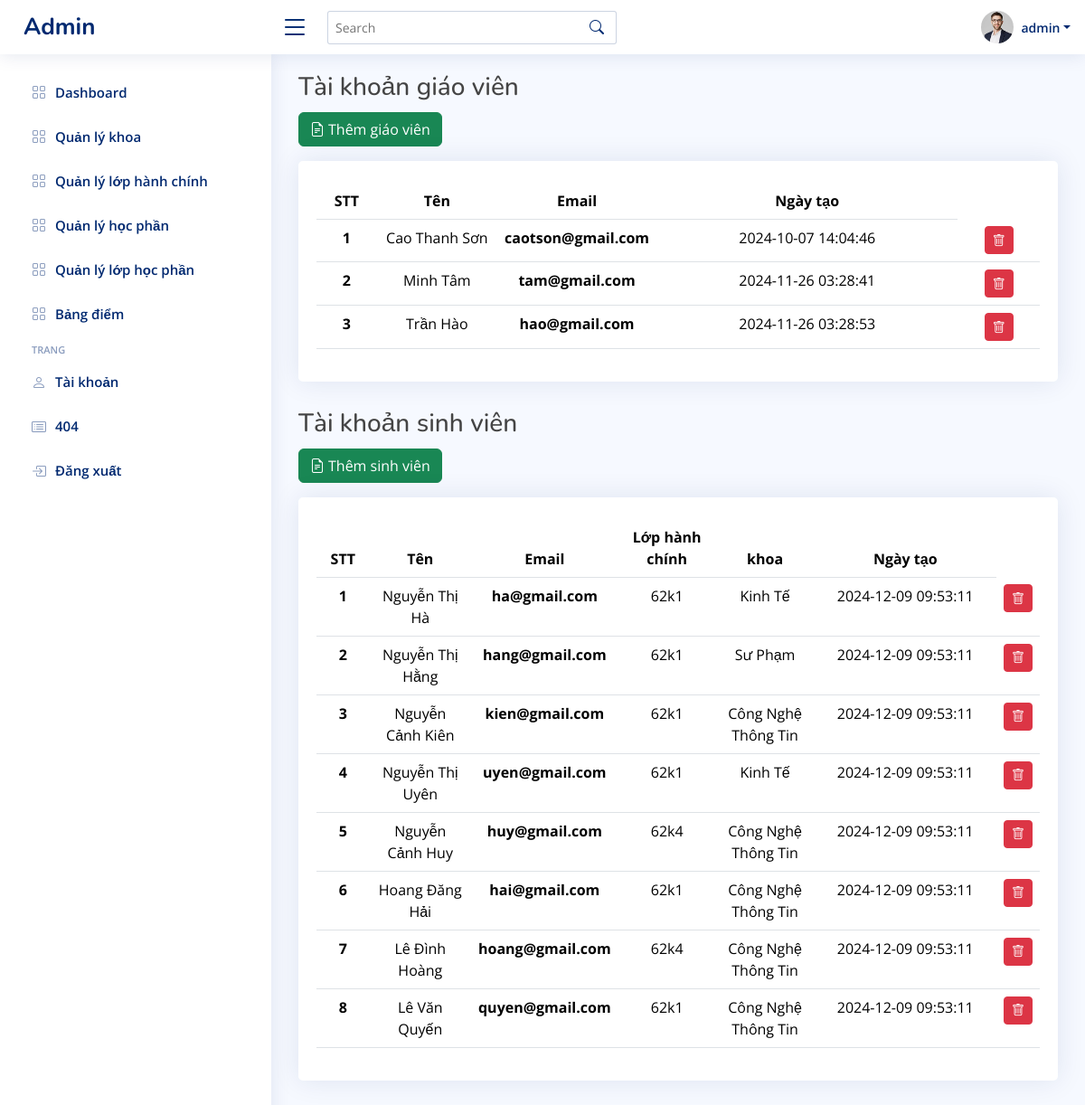
Screenshot of /admin/index.php?action=profile (signed in) with the database file from the repository.
### tables this page shows
CREATE TABLE `usergv` (
  `idgv` int(11) NOT NULL,
  `username` varchar(50) NOT NULL,
  `password` varchar(255) NOT NULL,
  `email` varchar(100) NOT NULL,
  `sdt` int(11) NOT NULL,
  `diachi` varchar(255) DEFAULT NULL,
  `created_at` varchar(255) NOT NULL
);

CREATE TABLE `usersv` (
  `idsv` int(11) NOT NULL,
  `usernamesv` varchar(50) NOT NULL,
  `password` varchar(255) NOT NULL,
  `email` varchar(100) NOT NULL,
  `sdt` int(11) NOT NULL,
  `diachi` varchar(255) NOT NULL,
  `congviec` varchar(255) NOT NULL,
  `gioithieu` text NOT NULL,
  `quoctich` varchar(255) NOT NULL,
  `malhc` int(11) NOT NULL,
  `created_at` timestamp NOT NULL DEFAULT current_timestamp() ON UPDATE current_timestamp()
);

CREATE TABLE `qllophanhchinh` (
  `idlhc` int(11) NOT NULL,
  `tenlop` varchar(255) NOT NULL,
  `makhoa` int(11) NOT NULL
);

CREATE TABLE `qlkhoa` (
  `idkhoa` int(11) NOT NULL,
  `tenkhoa` varchar(255) NOT NULL
);

CREATE TABLE `users` (
  `id` int(11) NOT NULL,
  `username` varchar(50) NOT NULL,
  `password` varchar(255) NOT NULL,
  `email` varchar(100) NOT NULL,
  `created_at` timestamp NOT NULL DEFAULT current_timestamp() ON UPDATE current_timestamp()
);

### admin/modules/trungchuyen/profile.php (the view, shortened to what this page needs)
<?php
$sql_danhsach = "SELECT*FROM usergv ORDER BY idgv";
$query_danhsach = mysqli_query($mysqli,$sql_danhsach);
$sql_danh = "SELECT*FROM usersv s
                JOIN qllophanhchinh c
                ON s.malhc = c.idlhc
                JOIN qlkhoa k ON k.idkhoa = c.makhoa
                ORDER BY idsv";
$query_danh = mysqli_query($mysqli,$sql_danh);
?>
<main id="main" class="main">
    <div class="pagetitle">
        <h3>Tài khoản giáo viên</h3>
    </div>
    <p>
    <a href="index.php?action=themtkgv" type="button" class="btn btn-success">
            <i class="bi bi-file-earmark-text me-1"></i>Thêm giáo viên
        </a>
    </p>
    <section class="section dashboard">
        <div class="row">
            <div class="col-12">
                <div class="card recend-sales overflow-auto">
                    <div class="card-body mt-4">
                    <?php if ($query_danhsach->num_rows > 0): ?>
                        <table class="table table-broderless datatable">
                            <thead>
                                <tr>
                                    <th class="col-1 text-center">STT</th>
                                    <th class="col-2 text-center">Tên </th>
                                    <th class="col-1 text-center">Email</th>
                                    <th class="col-5 text-center">Ngày tạo</th>
                                </tr>
                            </thead>
                            <body>
                                <?php
                                $i = 0;
                                while($row = mysqli_fetch_array($query_danhsach)){
                                    $i++;
                                ?>
                                <tr>
                                    <th class="text-center" scope="row"><?php echo $i ?> </th>
                                    <td class="text-center"><?php echo $row['username'] ?></td>
                                    <th class="text-center" > <?php echo $row['email'] ?> </th>
                                    <td class="text-center" ><?php echo $row['created_at'] ?></td>
                                    <td class="text-center">
                                    <a href="javascript:void(0);" onclick="confirmDeletiongv(<?php echo $row['idgv']; ?>);" class="btn btn-danger btn-sm" title="xóa giáo viên"><i class="bi bi-trash"></i></a>
                                    </td>
                                </tr>
                                <?php
                                }
                                ?>
                            </body>
                        </table>
                        <?php else: ?>
            <h2>Chưa có tài khoản giáo viên</h2>
        <?php endif; ?>
                    </div>
                </div>
            </div>
        </div>
    </section>
    <div class="pagetitle">
        <h3>Tài khoản sinh viên</h3>
    </div>
    <p>
    <a href="index.php?action=themtksv" type="button" class="btn btn-success">
            <i class="bi bi-file-earmark-text me-1"></i>Thêm sinh viên
        </a>
    </p>
    <section class="section dashboard">
        <div class="row">
            <div class="col-12">
                <div class="card recend-sales overflow-auto">
                    <div class="card-body mt-4">
                    <?php if ($query_danh->num_rows > 0): ?>
                        <table class="table table-broderless datatable">
                            <thead>
                                <tr>
                                    <th class="col-1 text-center">STT</th>
                                    <th class="col-2 text-center">Tên </th>
                                    <th class="col-1 text-center">Email</th>
                                    <th class="col-2 text-center">Lớp hành chính</th>
                                    <th class="col-2 text-center">khoa</th>
                                    <th class="col-5 text-center">Ngày tạo</th>
                                </tr>
                            </thead>
                            <body>
                                <?php
                                $i = 0;
                                while($row = mysqli_fetch_array($query_danh)){
                                    $i++;
                                ?>
                                <tr>
                                    <th class="text-center" scope="row"><?php echo $i ?> </th>
                                    <td class="text-center"><?php echo $row['usernamesv'] ?></td>
                                    <th class="text-center" > <?php echo $row['email'] ?> </th>
                                    <td class="text-center" > <?php echo $row['tenlop'] ?> </td>
                                    <td class="text-center" > <?php echo $row['tenkhoa'] ?> </td>
                                    <td class="text-center" scope="row"><?php echo $row['created_at'] ?></td>
                                    <td class="text-center">
                                    <a href="javascript:void(0);" onclick="confirmDeletionsv(<?php echo $row['idsv']; ?>);" class="btn btn-danger btn-sm" title="xóa sinh viên"><i class="bi bi-trash"></i></a>
                                    </td>
                                </tr>
                                <?php
                                }
                                ?>
                            </body>
                        </table>
                        <?php else: ?>
            <h2>Chưa có tài khoản sinh viên</h2>
        <?php endif; ?>
                    </div>
                </div>
            </div>
        </div>
    </section>
</main>

### admin/modules/header.php (shortened to what this page needs)
<?php
$sql_danhsach = "SELECT *
               FROM users
               WHERE id LIMIT 1";
$query_danhsach = mysqli_query($mysqli,$sql_danhsach);
?>
<header id="header" class="header fixed-top d-flex align-items-center">
    <div class="d-flex align-items-center justify-content-between">
      <a href="http://localhost/cnpm/admin/" class="logo d-flex align-items-center">
        <span class="d-none d-lg-block">Admin</span>
      </a>
      <i class="bi bi-list toggle-sidebar-btn"></i>
    </div>
    <div class="search-bar">
      <form class="search-form d-flex align-items-center" method="POST" action="#">
        <input type="text" name="query" placeholder="Search" title="Enter search keyword">
        <button type="submit" title="Search"><i class="bi bi-search"></i></button>
      </form>
    </div>
    <nav class="header-nav ms-auto">
      <ul class="d-flex align-items-center">
     <li class="nav-item dropdown pe-3">
     <?php
          while($row = mysqli_fetch_array($query_danhsach)){
          ?>
          <a class="nav-link nav-profile d-flex align-items-center pe-0" href="#" data-bs-toggle="dropdown">
            <img src="assets/img/profile-img.jpg" alt="Profile" class="rounded-circle">
            <span class="d-none d-md-block dropdown-toggle ps-2"><?php echo $row['username'] ?></span>
          </a>
          <?php } ?>
     </li>
      </ul>
    </nav>
  </header>

### admin/assets/css/style.css (style rules this page uses)
:root { scroll-behavior: smooth; }
body { font-family: "Open Sans", sans-serif; background: #f6f9ff; color: #444444; }
a { color: #4154f1; text-decoration: none; }
h1, h2, h3, h4, h5, h6 { font-family: "Nunito", sans-serif; }
#main { margin-top: 60px; padding: 20px 30px; transition: all 0.3s; }
.pagetitle { margin-bottom: 10px; }
.card { margin-bottom: 30px; border: none; border-radius: 5px; box-shadow: 0px 0 30px rgba(1, 41, 112, 0.1); }
.card-body { padding: 0 20px 20px 20px; }
.logo { line-height: 1; }
@media (min-width: 1200px) { .logo { width: 280px; } }
.logo span { font-size: 26px; font-weight: 700; color: #012970; font-family: "Nunito", sans-serif; }
.header { transition: all 0.5s; z-index: 997; height: 60px; box-shadow: 0px 2px 20px rgba(1, 41, 112, 0.1); background-color: #fff; padding-left: 20px; }
.header .toggle-sidebar-btn { font-size: 32px; padding-left: 10px; cursor: pointer; color: #012970; }
.header .search-bar { min-width: 360px; padding: 0 20px; }
.header .search-form { width: 100%; }
.header .search-form input { border: 0; font-size: 14px; color: #012970; border: 1px solid rgba(1, 41, 112, 0.2); padding: 7px 38px 7px 8px; border-radius: 3px; transition: 0.3s; width: 100%; }
.header .search-form button { border: 0; padding: 0; margin-left: -30px; background: none; }
.header .search-form button i { color: #012970; }
.header-nav ul { list-style: none; }
.header-nav>ul { margin: 0; padding: 0; }
.header-nav .nav-profile { color: #012970; }
.header-nav .nav-profile img { max-height: 36px; }
.header-nav .nav-profile span { font-size: 14px; font-weight: 600; }
@media (min-width: 1200px) { #main, #footer { margin-left: 300px; } }

### rows the page displays
usergv: username "Cao Thanh Sơn", email "caotson@gmail.com", created_at "2024-10-07 14:04:46"
usergv: username "Minh Tâm", email "tam@gmail.com", created_at "2024-11-26 03:28:41"
usergv: username "Trần Hào", email "hao@gmail.com", created_at "2024-11-26 03:28:53"
usersv: usernamesv "Nguyễn Thị Hà", email "ha@gmail.com", malhc.tenlop "62k1", qlkhoa.tenkhoa "Kinh Tế", created_at "2024-12-09 09:53:11"
usersv: usernamesv "Nguyễn Thị Hằng", email "hang@gmail.com", malhc.tenlop "62k1", qlkhoa.tenkhoa "Sư Phạm", created_at "2024-12-09 09:53:11"
usersv: usernamesv "Nguyễn Cảnh Kiên", email "kien@gmail.com", malhc.tenlop "62k1", qlkhoa.tenkhoa "Công Nghệ Thông Tin", created_at "2024-12-09 09:53:11"
usersv: usernamesv "Nguyễn Thị Uyên", email "uyen@gmail.com", malhc.tenlop "62k1", qlkhoa.tenkhoa "Kinh Tế", created_at "2024-12-09 09:53:11"
usersv: usernamesv "Nguyễn Cảnh Huy", email "huy@gmail.com", malhc.tenlop "62k4", qlkhoa.tenkhoa "Công Nghệ Thông Tin", created_at "2024-12-09 09:53:11"
usersv: usernamesv "Hoang Đăng Hải", email "hai@gmail.com", malhc.tenlop "62k1", qlkhoa.tenkhoa "Công Nghệ Thông Tin", created_at "2024-12-09 09:53:11"
usersv: usernamesv "Lê Đình Hoàng", email "hoang@gmail.com", malhc.tenlop "62k4", qlkhoa.tenkhoa "Công Nghệ Thông Tin", created_at "2024-12-09 09:53:11"
usersv: usernamesv "Lê Văn Quyến", email "quyen@gmail.com", malhc.tenlop "62k1", qlkhoa.tenkhoa "Công Nghệ Thông Tin", created_at "2024-12-09 09:53:11"
users: username "admin"
